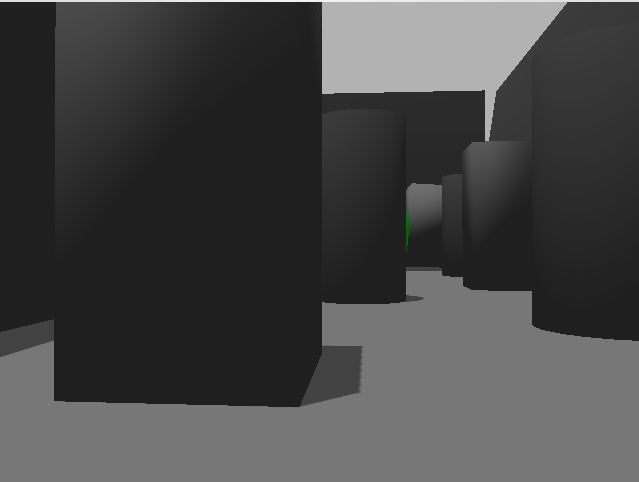
#> input picture additional_scripts/ss.png, 639 x 482 px
$ python test.py
#> lines starting #> are read from the running program, lines starting #| are printed output that depends on the picture; after the words box and inside, x2 and y2 are one past the last pixel; in counts of white or black regions, pixels touching at a corner belong together
import cv2


def process_image(img):
    hsv = cv2.cvtColor(src=img, code=cv2.COLOR_BGR2HSV)
    mask = cv2.inRange(src=hsv, lowerb=(29, 86, 6), upperb=(64, 255, 255))

    if cv2.countNonZero(mask) == 0:
        return False, False
    elif cv2.countNonZero(mask) > mask.shape[0] * mask.shape[1] * .60:
        return True, True

    return True, False


ss = cv2.imread("ss.png")
#> ss is the input picture: shape (482, 639, 3); mean B, G, R 69.9, 70, 69.9

cv2.imshow("ss", ss)
cv2.waitKey(0)

print(process_image(ss))
#> in process_image, `hsv = cv2.cvtColor(src=img, code=cv2.COLOR_BGR2HSV)`: hsv: shape (482, 639, 3); mean H, S, V 0.1, 0.1, 70
#> in process_image, `mask = cv2.inRange(src=hsv, lowerb=(29, 86, 6), upperb=(64, 255, 255))`:
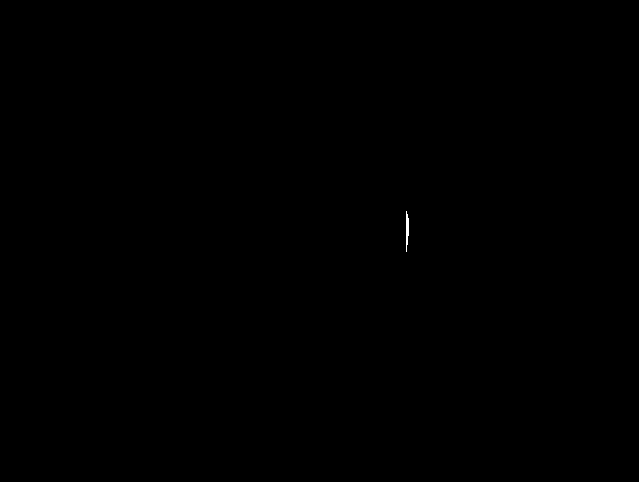
#> mask: shape (482, 639); 0.03% white; 1 white region, box (x1, y1, x2, y2) and area: (406, 211, 409, 252) 90
#| (True, False)

ss1 = cv2.imread("ss1.png")
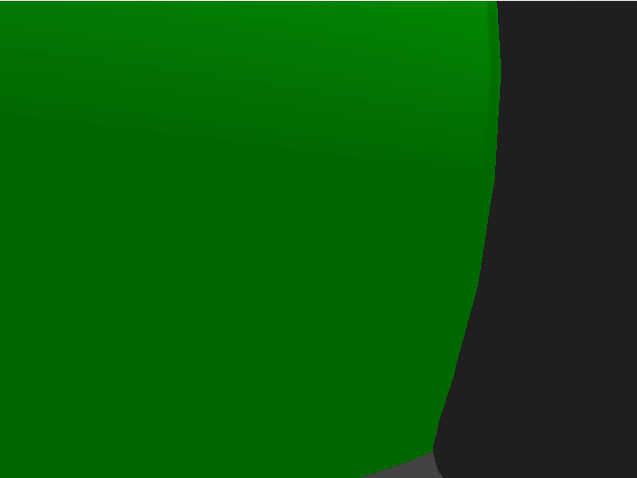
#> input picture additional_scripts/ss1.png, 637 x 478 px
#> ss1 is the input picture: shape (478, 637, 3); mean B, G, R 8.9, 87.4, 8.9

cv2.imshow("ss1", ss1)
cv2.waitKey(0)

print(process_image(ss1))
#> in process_image (call 2), `hsv = cv2.cvtColor(src=img, code=cv2.COLOR_BGR2HSV)`: hsv: shape (478, 637, 3); mean H, S, V 44.7, 188.8, 87.5
#> in process_image (call 2), `mask = cv2.inRange(src=hsv, lowerb=(29, 86, 6), upperb=(64, 255, 255))`:
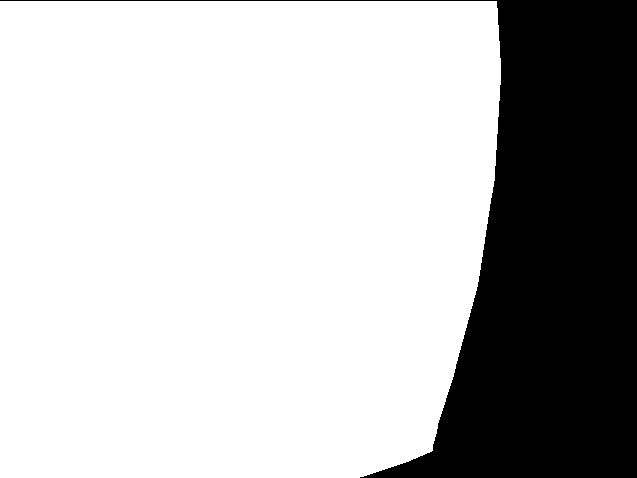
#> mask: shape (478, 637); 74.4% white; 1 black region, box (x1, y1, x2, y2) and area: (0, 0, 637, 478) 77901
#| (True, True)

ss2 = cv2.imread("ss2.png")
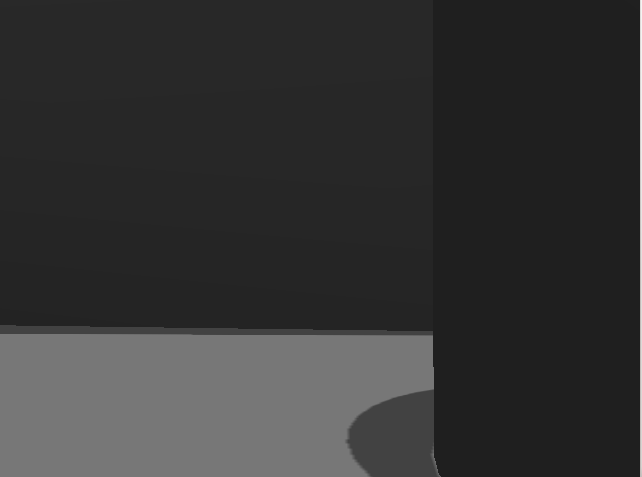
#> input picture additional_scripts/ss2.png, 642 x 477 px
#> ss2 is the input picture: shape (477, 642, 3); mean B, G, R 52, 52, 52

cv2.imshow("ss2", ss2)
cv2.waitKey(0)

print(process_image(ss2))
#> in process_image (call 3), `hsv = cv2.cvtColor(src=img, code=cv2.COLOR_BGR2HSV)`: hsv: shape (477, 642, 3); mean H, S, V 0, 0, 52
#> in process_image (call 3), `mask = cv2.inRange(src=hsv, lowerb=(29, 86, 6), upperb=(64, 255, 255))`: mask: shape (477, 642); every value is 0
#| (False, False)
